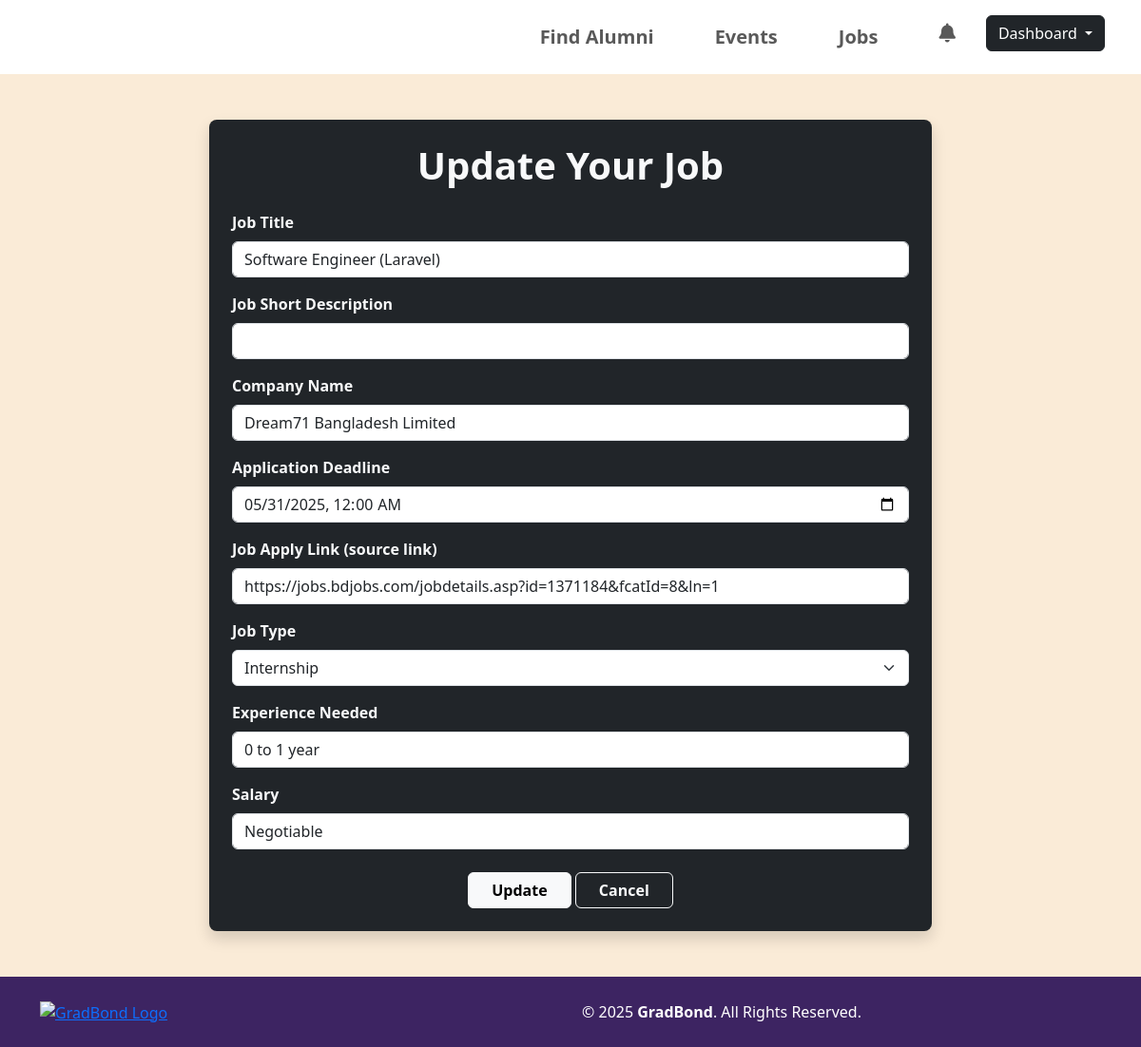
Page /edit-job/11 (signed in) on the committed database.
### core/models.py (models this page shows, shortened)
class Jobs(models.Model):
    user = models.ForeignKey(User, on_delete=models.CASCADE, null=True)
    title = models.CharField(max_length=100, blank=True, null=True)
    company = models.CharField(max_length=100, blank=True, null=True)
    job_link = models.URLField(blank=True, null=True)
    job_type = models.CharField(max_length=20, choices=job_types, blank=True, null=True)
    experience = models.CharField(max_length=100, blank=True, null=True)
    salary = models.CharField(max_length=100, blank=True, null=True)
    description = models.TextField(blank=True, null=True)
    deadline = models.DateTimeField(blank=True, null=True)
    class Meta:
        verbose_name = 'Job'
        verbose_name_plural = 'Jobs'
        ordering = ['-deadline']

### core/views.py (the view, shortened to what this page needs)
# urls.py: path('edit-job/<int:id>', views.edit_job, name='edit_job'),
@login_required(login_url='signin')
def edit_job(request, id):
    job = Jobs.objects.get(id=id)
    return render(request, 'core/edit_job.html', {'job': job})

### templates/core/edit_job.html (shortened to what this page needs)
{% extends 'base.html' %}
{% load static %}
{% block extra_css %}
<link rel="stylesheet" href="{% static 'CSS/login.css' %}">
{% endblock %}
{% block content %}
<div class="container-fluid py-5 main" style="background-color: antiquewhite;">
  <div class="container">
    <div class="row justify-content-center">
      <div class="col-xl-8 col-lg-10 col-md-12 bg-dark text-light rounded-3 shadow p-4">
        <div class="text-center mb-4">
          <h1 class="fw-bold">Update Your Job</h1>
        </div>
        <form method="POST" enctype="multipart/form-data">
          <div class="mb-3">
            <label for="jobTitle" class="form-label fw-bold">Job Title</label>
            <input type="text" name="jobTitle" id="jobTitle" class="form-control" required value="{{ job.title }}">
          </div>
          <div class="mb-3">
            <label for="jobDes" class="form-label fw-bold">Job Short Description</label>
            <input type="text" name="jobDes" id="jobDes" class="form-control" value="{{ job.description }}">
          </div>
          <div class="mb-3">
            <label for="companyName" class="form-label fw-bold">Company Name</label>
            <input type="text" name="companyName" id="companyName" class="form-control" required value="{{ job.company }}">
          </div>
          <div class="mb-3">
            <label for="deadline" class="form-label fw-bold">Application Deadline</label>
            <input type="datetime-local" name="deadline" id="deadline" class="form-control"
              value="{{ job.deadline|date:'Y-m-d\\TH:i' }}">
          </div>
          <div class="mb-3">
            <label for="jobLink" class="form-label fw-bold">Job Apply Link (source link)</label>
            <input type="url" name="jobLink" id="jobLink" class="form-control" required value="{{ job.job_link }}">
          </div>
          <div class="mb-3">
            <label for="jobType" class="form-label fw-bold">Job Type</label>
            <select name="jobType" id="jobType" class="form-select" required>
              <option value="Internship" {% if job.job_type == "Internship" %}selected{% endif %}>Internship</option>
            </select>
          </div>
          <div class="mb-3">
            <label for="experience" class="form-label fw-bold">Experience Needed</label>
            <input type="text" name="experience" id="experience" class="form-control" required value="{{ job.experience }}">
          </div>
          <div class="mb-4">
            <label for="salary" class="form-label fw-bold">Salary</label>
            <input type="text" name="salary" id="salary" class="form-control" required value="{{ job.salary }}">
          </div>
          <div class="text-center">
            <button type="submit" class="btn btn-light px-4 fw-bold">Update</button>
            <a href="{% url 'profile' %}" class="btn btn-outline-light px-4 fw-bold">Cancel</a>
          </div>
        </form>
      </div>
    </div>
  </div>
</div>
{% endblock %}

### static/CSS/login.css (style rules this page uses)
.main { background-color: rgb(35, 9, 57); }
input { padding-left: 20px; }

### rows in the picture
Jobs: jobTitle "Software Engineer (Laravel)", companyName "Dream71 Bangladesh Limited", deadline "05/31/2025 00:00", jobLink "https://jobs.bdjobs.com/jobdetails.asp?id=1371184&fcatId=8&ln=1", jobType "Internship", experience "0 to 1 year", salary "Negotiable"
